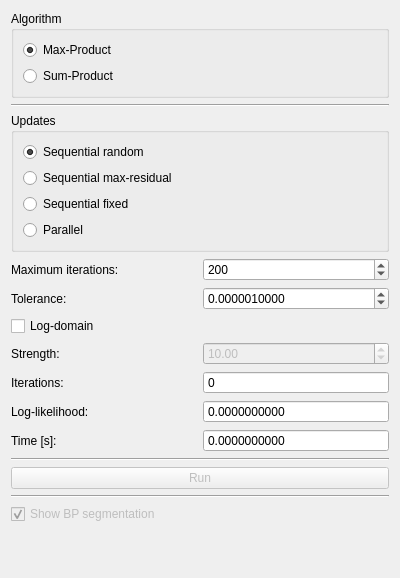
<?xml version="1.0" encoding="UTF-8"?>
<ui version="4.0">
 <class>BPControl</class>
 <widget class="QWidget" name="BPControl">
  <property name="geometry">
   <rect>
    <x>0</x>
    <y>0</y>
    <width>400</width>
    <height>578</height>
   </rect>
  </property>
  <property name="windowTitle">
   <string>Form</string>
  </property>
  <layout class="QVBoxLayout" name="verticalLayout">
   <item>
    <widget class="QGroupBox" name="algoGroupBox">
     <property name="title">
      <string>Algorithm</string>
     </property>
     <layout class="QVBoxLayout" name="verticalLayout_3">
      <item>
       <widget class="QRadioButton" name="maxProdButton">
        <property name="text">
         <string>Max-Product</string>
        </property>
        <property name="checked">
         <bool>true</bool>
        </property>
       </widget>
      </item>
      <item>
       <widget class="QRadioButton" name="sumProdButton">
        <property name="text">
         <string>Sum-Product</string>
        </property>
       </widget>
      </item>
     </layout>
    </widget>
   </item>
   <item>
    <widget class="Line" name="line_2">
     <property name="orientation">
      <enum>Qt::Horizontal</enum>
     </property>
    </widget>
   </item>
   <item>
    <widget class="QGroupBox" name="updatesGroupBox">
     <property name="title">
      <string>Updates</string>
     </property>
     <layout class="QVBoxLayout" name="verticalLayout_2">
      <item>
       <widget class="QRadioButton" name="seqrndButton">
        <property name="text">
         <string>Sequential random</string>
        </property>
        <property name="checked">
         <bool>true</bool>
        </property>
       </widget>
      </item>
      <item>
       <widget class="QRadioButton" name="seqmaxButton">
        <property name="text">
         <string>Sequential max-residual</string>
        </property>
       </widget>
      </item>
      <item>
       <widget class="QRadioButton" name="seqfixButton">
        <property name="text">
         <string>Sequential fixed</string>
        </property>
       </widget>
      </item>
      <item>
       <widget class="QRadioButton" name="parallButton">
        <property name="text">
         <string>Parallel</string>
        </property>
       </widget>
      </item>
     </layout>
    </widget>
   </item>
   <item>
    <layout class="QGridLayout" name="paramLayout">
     <item row="0" column="0">
      <widget class="QLabel" name="maxIterTextLabel">
       <property name="text">
        <string>Maximum iterations:</string>
       </property>
      </widget>
     </item>
     <item row="0" column="1">
      <widget class="QSpinBox" name="maxIterSpinBox">
       <property name="maximum">
        <number>1000000</number>
       </property>
       <property name="value">
        <number>200</number>
       </property>
      </widget>
     </item>
     <item row="1" column="0">
      <widget class="QLabel" name="tolTextlabel">
       <property name="text">
        <string>Tolerance:</string>
       </property>
      </widget>
     </item>
     <item row="1" column="1">
      <widget class="QDoubleSpinBox" name="tolSpinBox">
       <property name="decimals">
        <number>10</number>
       </property>
       <property name="maximum">
        <double>1000000.000000000000000</double>
       </property>
       <property name="value">
        <double>0.000001000000000</double>
       </property>
      </widget>
     </item>
     <item row="8" column="0">
      <widget class="QLabel" name="iterTextLabel">
       <property name="text">
        <string>Iterations:</string>
       </property>
      </widget>
     </item>
     <item row="8" column="1">
      <widget class="QSpinBox" name="iterSpinBox">
       <property name="readOnly">
        <bool>true</bool>
       </property>
       <property name="buttonSymbols">
        <enum>QAbstractSpinBox::NoButtons</enum>
       </property>
       <property name="maximum">
        <number>1000000</number>
       </property>
      </widget>
     </item>
     <item row="2" column="0">
      <widget class="QCheckBox" name="logDomainCheckBox">
       <property name="text">
        <string>Log-domain</string>
       </property>
      </widget>
     </item>
     <item row="9" column="0">
      <widget class="QLabel" name="llLabel">
       <property name="text">
        <string>Log-likelihood:</string>
       </property>
      </widget>
     </item>
     <item row="9" column="1">
      <widget class="QDoubleSpinBox" name="llSpinBox">
       <property name="readOnly">
        <bool>true</bool>
       </property>
       <property name="buttonSymbols">
        <enum>QAbstractSpinBox::NoButtons</enum>
       </property>
       <property name="decimals">
        <number>10</number>
       </property>
       <property name="maximum">
        <double>1000000.000000000000000</double>
       </property>
      </widget>
     </item>
     <item row="10" column="0">
      <widget class="QLabel" name="timeLabel">
       <property name="text">
        <string>Time [s]:</string>
       </property>
      </widget>
     </item>
     <item row="10" column="1">
      <widget class="QDoubleSpinBox" name="timeSpinBox">
       <property name="readOnly">
        <bool>true</bool>
       </property>
       <property name="buttonSymbols">
        <enum>QAbstractSpinBox::NoButtons</enum>
       </property>
       <property name="decimals">
        <number>10</number>
       </property>
       <property name="maximum">
        <double>1000000.000000000000000</double>
       </property>
      </widget>
     </item>
     <item row="3" column="0">
      <widget class="QLabel" name="strengthLabel">
       <property name="text">
        <string>Strength:</string>
       </property>
      </widget>
     </item>
     <item row="3" column="1">
      <widget class="QDoubleSpinBox" name="strengthSpinBox">
       <property name="enabled">
        <bool>false</bool>
       </property>
       <property name="maximum">
        <double>1000000.000000000000000</double>
       </property>
       <property name="value">
        <double>10.000000000000000</double>
       </property>
      </widget>
     </item>
    </layout>
   </item>
   <item>
    <widget class="Line" name="line">
     <property name="orientation">
      <enum>Qt::Horizontal</enum>
     </property>
    </widget>
   </item>
   <item>
    <layout class="QGridLayout" name="runLayout">
     <item row="0" column="0">
      <widget class="QPushButton" name="runButton">
       <property name="enabled">
        <bool>false</bool>
       </property>
       <property name="text">
        <string>Run</string>
       </property>
      </widget>
     </item>
    </layout>
   </item>
   <item>
    <widget class="Line" name="line_8">
     <property name="orientation">
      <enum>Qt::Horizontal</enum>
     </property>
    </widget>
   </item>
   <item>
    <layout class="QGridLayout" name="showLayout">
     <item row="0" column="0">
      <widget class="QCheckBox" name="showBPCheckBox">
       <property name="enabled">
        <bool>false</bool>
       </property>
       <property name="text">
        <string>Show BP segmentation</string>
       </property>
       <property name="checked">
        <bool>true</bool>
       </property>
      </widget>
     </item>
    </layout>
   </item>
   <item>
    <spacer name="verticalSpacer">
     <property name="orientation">
      <enum>Qt::Vertical</enum>
     </property>
     <property name="sizeType">
      <enum>QSizePolicy::Expanding</enum>
     </property>
     <property name="sizeHint" stdset="0">
      <size>
       <width>20</width>
       <height>40</height>
      </size>
     </property>
    </spacer>
   </item>
  </layout>
  <action name="testAction">
   <property name="text">
    <string>Test</string>
   </property>
  </action>
 </widget>
 <resources/>
 <connections>
  <connection>
   <sender>showBPCheckBox</sender>
   <signal>toggled(bool)</signal>
   <receiver>BPControl</receiver>
   <slot>showBPToggled(bool)</slot>
   <hints>
    <hint type="sourcelabel">
     <x>199</x>
     <y>108</y>
    </hint>
    <hint type="destinationlabel">
     <x>199</x>
     <y>193</y>
    </hint>
   </hints>
  </connection>
  <connection>
   <sender>maxIterSpinBox</sender>
   <signal>valueChanged(int)</signal>
   <receiver>BPControl</receiver>
   <slot>maxIterChanged(int)</slot>
   <hints>
    <hint type="sourcelabel">
     <x>296</x>
     <y>23</y>
    </hint>
    <hint type="destinationlabel">
     <x>199</x>
     <y>193</y>
    </hint>
   </hints>
  </connection>
  <connection>
   <sender>tolSpinBox</sender>
   <signal>valueChanged(double)</signal>
   <receiver>BPControl</receiver>
   <slot>tolChanged(double)</slot>
   <hints>
    <hint type="sourcelabel">
     <x>296</x>
     <y>56</y>
    </hint>
    <hint type="destinationlabel">
     <x>199</x>
     <y>193</y>
    </hint>
   </hints>
  </connection>
  <connection>
   <sender>runButton</sender>
   <signal>pressed()</signal>
   <receiver>BPControl</receiver>
   <slot>runPressed()</slot>
   <hints>
    <hint type="sourcelabel">
     <x>199</x>
     <y>133</y>
    </hint>
    <hint type="destinationlabel">
     <x>199</x>
     <y>193</y>
    </hint>
   </hints>
  </connection>
  <connection>
   <sender>logDomainCheckBox</sender>
   <signal>toggled(bool)</signal>
   <receiver>BPControl</receiver>
   <slot>logDomainToggled(bool)</slot>
   <hints>
    <hint type="sourcelabel">
     <x>104</x>
     <y>86</y>
    </hint>
    <hint type="destinationlabel">
     <x>199</x>
     <y>203</y>
    </hint>
   </hints>
  </connection>
  <connection>
   <sender>seqfixButton</sender>
   <signal>toggled(bool)</signal>
   <receiver>BPControl</receiver>
   <slot>seqfixToggled(bool)</slot>
   <hints>
    <hint type="sourcelabel">
     <x>104</x>
     <y>142</y>
    </hint>
    <hint type="destinationlabel">
     <x>199</x>
     <y>203</y>
    </hint>
   </hints>
  </connection>
  <connection>
   <sender>seqmaxButton</sender>
   <signal>toggled(bool)</signal>
   <receiver>BPControl</receiver>
   <slot>seqmaxToggled(bool)</slot>
   <hints>
    <hint type="sourcelabel">
     <x>104</x>
     <y>198</y>
    </hint>
    <hint type="destinationlabel">
     <x>199</x>
     <y>203</y>
    </hint>
   </hints>
  </connection>
  <connection>
   <sender>seqrndButton</sender>
   <signal>toggled(bool)</signal>
   <receiver>BPControl</receiver>
   <slot>seqrndToggled(bool)</slot>
   <hints>
    <hint type="sourcelabel">
     <x>104</x>
     <y>170</y>
    </hint>
    <hint type="destinationlabel">
     <x>199</x>
     <y>203</y>
    </hint>
   </hints>
  </connection>
  <connection>
   <sender>parallButton</sender>
   <signal>toggled(bool)</signal>
   <receiver>BPControl</receiver>
   <slot>parallToggled(bool)</slot>
   <hints>
    <hint type="sourcelabel">
     <x>104</x>
     <y>114</y>
    </hint>
    <hint type="destinationlabel">
     <x>199</x>
     <y>203</y>
    </hint>
   </hints>
  </connection>
  <connection>
   <sender>sumProdButton</sender>
   <signal>toggled(bool)</signal>
   <receiver>BPControl</receiver>
   <slot>sumProdToggled(bool)</slot>
   <hints>
    <hint type="sourcelabel">
     <x>203</x>
     <y>72</y>
    </hint>
    <hint type="destinationlabel">
     <x>199</x>
     <y>272</y>
    </hint>
   </hints>
  </connection>
  <connection>
   <sender>maxProdButton</sender>
   <signal>toggled(bool)</signal>
   <receiver>BPControl</receiver>
   <slot>maxProdToggled(bool)</slot>
   <hints>
    <hint type="sourcelabel">
     <x>203</x>
     <y>44</y>
    </hint>
    <hint type="destinationlabel">
     <x>199</x>
     <y>272</y>
    </hint>
   </hints>
  </connection>
  <connection>
   <sender>strengthSpinBox</sender>
   <signal>valueChanged(double)</signal>
   <receiver>BPControl</receiver>
   <slot>strengthChanged(double)</slot>
   <hints>
    <hint type="sourcelabel">
     <x>296</x>
     <y>352</y>
    </hint>
    <hint type="destinationlabel">
     <x>199</x>
     <y>272</y>
    </hint>
   </hints>
  </connection>
 </connections>
 <slots>
  <slot>showBPToggled(bool)</slot>
  <slot>maxIterChanged(int)</slot>
  <slot>tolChanged(double)</slot>
  <slot>runPressed()</slot>
  <slot>logDomainToggled(bool)</slot>
  <slot>parallToggled(bool)</slot>
  <slot>seqfixToggled(bool)</slot>
  <slot>seqrndToggled(bool)</slot>
  <slot>seqmaxToggled(bool)</slot>
  <slot>maxProdToggled(bool)</slot>
  <slot>sumProdToggled(bool)</slot>
  <slot>strengthChanged(double)</slot>
 </slots>
</ui>
